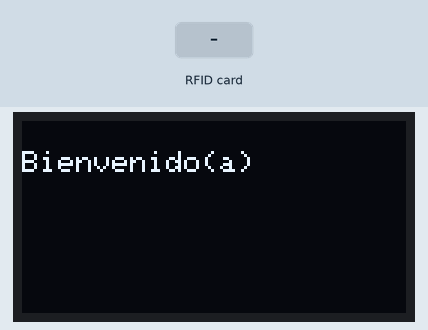
The sketch below on a simulated ESP32. On the bench: 128×64 one-colour display. The test bench sets the inputs (shaded band). WiFi joins after 1.5 s; servers stay silent unless stated; what the sketch prints to the serial monitor is not drawn.

Above: at 4.8 s.
4.9 s: RFID card 5E 7A 19 C4 held to the reader
Timing chart, 0 to 7.9 s (numbered marks = the images above; inputs shaded):
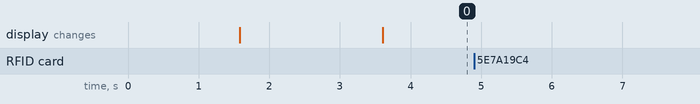

The sketch:

rfid.ino
```cpp
//Libraries
#include <WiFi.h>
#include "FirebaseESP32.h"
#include <SPI.h>
#include <MFRC522.h>
//Constants
#define SS_PIN 5
#define RST_PIN 2
//OLED

#include <Wire.h>
#include <Adafruit_GFX.h>
#include <Adafruit_SSD1306.h>

#define SCREEN_WIDTH 128 // OLED display width, in pixels
#define SCREEN_HEIGHT 64 // OLED display height, in pixels

//Credenciales para wifi
#define WIFI_SSID "INFINITUM2805"
#define WIFI_PASSWORD "7VLZRfU7A9"

//Credenciales del proyecto Firebase
#define FIREBASE_HOST "https://idcheck-a9646-default-rtdb.firebaseio.com/"
#define FIREBASE_AUTH "TFIgWUhPk4QUjhKqwjO9Rd1k72NUirGhJioVV4JT"

//objeto de datsos Firebase
FirebaseData firebaseData;
//Si deseamos una ruta especifica
//String nodo = "/ESP32/Rfid"

String nodo = "/valores";
bool iterar = true;
// Declaration for an SSD1306 display connected to I2C (SDA, SCL pins)
Adafruit_SSD1306 display(SCREEN_WIDTH, SCREEN_HEIGHT, &Wire, -1);
//Parameters
const int ipaddress[4] = {103, 97, 67, 25};
//Variables
byte nuidPICC[4] = {0, 0, 0, 0};
MFRC522::MIFARE_Key key;
MFRC522 rfid = MFRC522(SS_PIN, RST_PIN);
int cont = 0;
int id = 0;
String nom, car;

void setup() {
   //Init Serial USB
  Serial.begin(115200);
  Serial.println(F("Initialize System"));

  WiFi.begin(WIFI_SSID, WIFI_PASSWORD);
  Serial.println("Conectado al WIFI");
  while (WiFi.status()!=WL_CONNECTED)
  {
    Serial.print(".");
    delay(300);
  }
  Serial.println();

  Firebase.begin(FIREBASE_HOST, FIREBASE_AUTH);
  Firebase.reconnectWiFi(true);
  //init rfid D8,D5,D6,D7
  //
  SPI.begin();
  rfid.PCD_Init();
  Serial.print(F("Reader :"));
  rfid.PCD_DumpVersionToSerial();
  //OLED
  if(!display.begin(SSD1306_SWITCHCAPVCC, 0x3C)) { // Address 0x3D for 128x64
    Serial.println(F("SSD1306 allocation failed"));
    for(;;);}
  delay(2000);
  display.clearDisplay();

  display.setTextSize(1);
  display.setTextColor(WHITE);
  display.setCursor(0, 10);
  // Display static text
  display.println("Bienvenido(a)");
  display.display();
}
void loop() {
  readRFID();

  //while (iterar){
    //Push de datos
      Firebase.setInt(firebaseData, nodo + "/ID",id);
      Firebase.setString(firebaseData, nodo + "/Nombre",nom);
      Firebase.setString(firebaseData, nodo + "/Carrera",car);
      delay(6000);
      iterar = false;
      //Firebase.end(firebaseData); //Termina la conexión
    //}

}
void readRFID(void ) { /* function readRFID */
  ////Read RFID card
  for (byte i = 0; i < 6; i++) {
      key.keyByte[i] = 0xFF;
  }
  // Look for new 1 cards
  if ( ! rfid.PICC_IsNewCardPresent())
      return;
  // Verify if the NUID has been readed
  if (  !rfid.PICC_ReadCardSerial())
      return;
  // Store NUID into nuidPICC array
  for (byte i = 0; i < 4; i++) {
      nuidPICC[i] = rfid.uid.uidByte[i];

  }
  Serial.print(F("RFID In dec: "));
  printDec(rfid.uid.uidByte, rfid.uid.size);
  Serial.println();
  if (nuidPICC[0] == 41){
        if(nuidPICC[1] == 131){
          if(nuidPICC[2] == 219){
            if(nuidPICC[3] == 42){
                  Serial.println("Bienvenido Joel");
                  display.println("Bienvenido Joel");
                  cont = cont + 1;
                  id = 19030157;
                  nom = "Joel Luna";
                  car = "Ing. Informatica";
            }
            }
          }
        }
    else{
      if (nuidPICC[0] == 82){
        if(nuidPICC[1] == 167){
          if(nuidPICC[2] == 75){
            if(nuidPICC[3] == 99){
                  Serial.println("Bienvenido Juan");
                  display.println("Bienvenido Juan");
                  id = 19030158;
                  nom = "Juan Lopez";
                  car = "Ing. Mecatronica";
            }
            }
          }
        }
      }

  // Halt PICC
  rfid.PICC_HaltA();
  // Stop encryption on PCD
  rfid.PCD_StopCrypto1();
}
/**
    Helper routine to dump a byte array as hex values to Serial.
*/
void printHex(byte *buffer, byte bufferSize) {
  for (byte i = 0; i < bufferSize; i++) {
      Serial.print(buffer[i] < 0x10 ? " 0" : " ");
      Serial.print(buffer[i], HEX);
  }
}
/**
    Helper routine to dump a byte array as dec values to Serial.
*/
void printDec(byte *buffer, byte bufferSize) {
  for (byte i = 0; i < bufferSize; i++) {
      Serial.print(buffer[i] < 0x10 ? " 0" : " ");
      Serial.print(buffer[i], DEC);
  }
}
```

Measured:
- after the input at 4.9 s, every drawn part: stays the same
